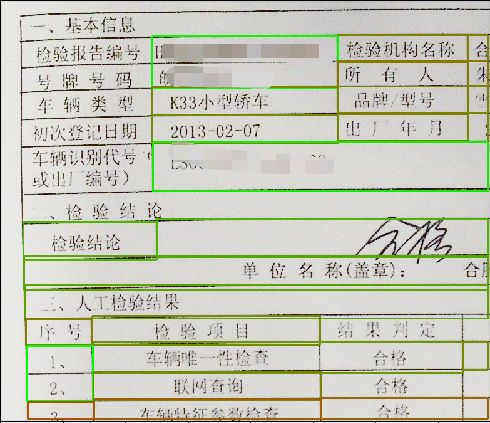
#> input picture images/1.jpg, 490 x 423 px
$ python -i formatcut.py   (imports and definitions only)   (older library calls are emulated)
#> lines starting #> are read from the running program, lines starting #| are printed output that depends on the picture; after the words box and inside, x2 and y2 are one past the last pixel; in counts of white or black regions, pixels touching at a corner belong together
#> further down, picture is the input picture: shape (423, 490, 3); mean B, G, R 186.3, 201.3, 198.6
# -*- coding: UTF-8 -*-
# import argparse
import numpy as np
import cv2
from matplotlib import pyplot as plt
# from dnn.main import text_ocr
# from config import scale_d,maxScale,TEXT_LINE_SCORE

def find_Table_Contours(src_img):
    src_img0 = cv2.cvtColor(src_img, cv2.COLOR_BGR2GRAY)
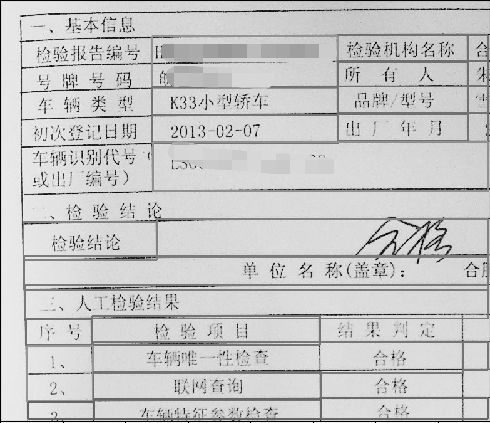
#> src_img0: shape (423, 490); min 0, max 255, mean 198.8
    src_img0 = cv2.GaussianBlur(src_img0, (3, 3), 0)
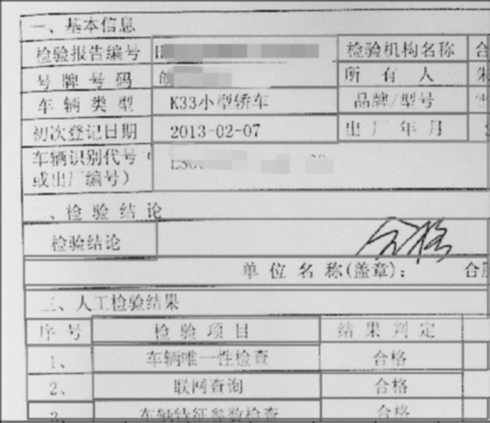
#> src_img0: shape (423, 490); min 26, max 236, mean 198.9
    src_img1 = cv2.bitwise_not(src_img0)
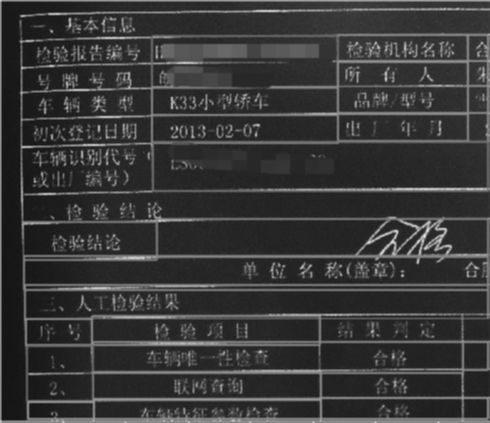
#> src_img1: shape (423, 490); min 19, max 229, mean 56.1
    AdaptiveThreshold = cv2.adaptiveThreshold(src_img1, 255, cv2.ADAPTIVE_THRESH_GAUSSIAN_C,
                                              cv2.THRESH_BINARY, 15,-2)
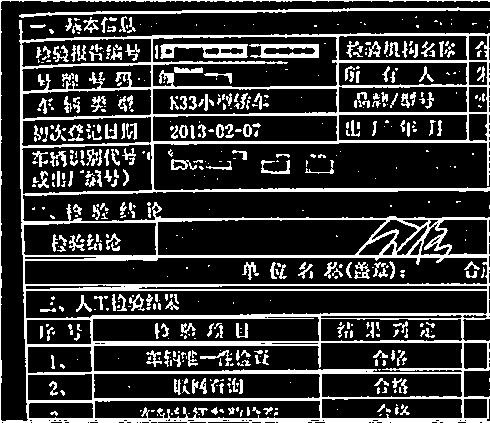
#> AdaptiveThreshold: shape (423, 490); 21.1% white; 536 white regions (295 under 20 px), largest, box (x1, y1, x2, y2) and area: (0, 0, 490, 423) 27741, (19, 7, 490, 18) 1380, (160, 44, 248, 59) 716
    horizontal = AdaptiveThreshold.copy()
    vertical = AdaptiveThreshold.copy()
    scale = 20

    # 水平线
    horizontalSize = int(horizontal.shape[1] / scale)
#> horizontalSize = 24
    horizontalStructure = cv2.getStructuringElement(cv2.MORPH_RECT, (horizontalSize, 1))
    horizontal = cv2.erode(horizontal, horizontalStructure)
#> horizontal: shape (423, 490); 9.6% white; 29 white regions (5 under 20 px), largest, box (x1, y1, x2, y2) and area: (35, 254, 490, 261) 1515, (0, 418, 490, 423) 1504, (37, 340, 490, 347) 1501
    horizontal = cv2.dilate(horizontal, horizontalStructure)
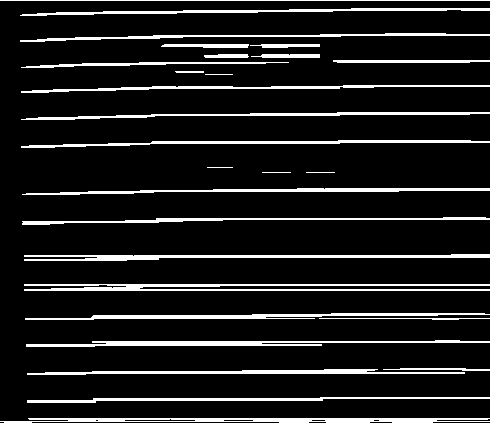
#> horizontal: shape (423, 490); 11.2% white; 28 white regions, largest, box (x1, y1, x2, y2) and area: (24, 284, 490, 291) 2097, (0, 418, 490, 423) 1803, (24, 254, 490, 261) 1675

    # 竖直线
    verticalsize = int(vertical.shape[0] / scale)
#> verticalsize = 21
    verticalStructure = cv2.getStructuringElement(cv2.MORPH_RECT, (1, verticalsize))
#> verticalStructure = 21 values from 1 to 1
    vertical = cv2.erode(vertical, verticalStructure, (-1, -1))
#> vertical: shape (423, 490); 1.3% white in thin lines or dots
    vertical = cv2.dilate(vertical, verticalStructure, (-1, -1))
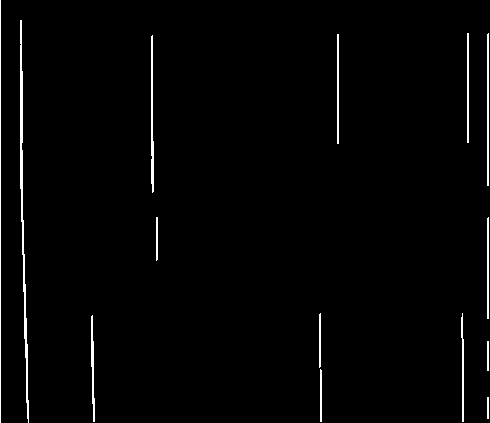
#> vertical: shape (423, 490); 1.7% white in thin lines or dots

    mask = horizontal + vertical
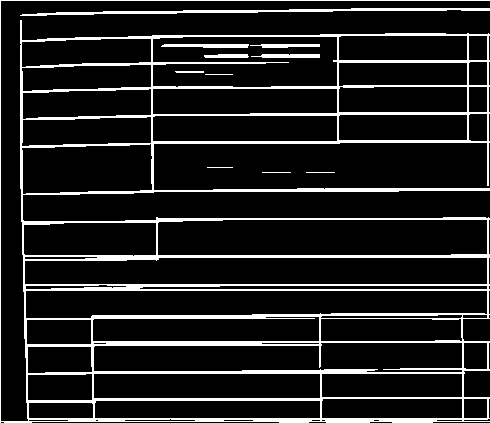
#> mask: shape (423, 490); min 0, max 255, mean 32.4
    return src_img,mask


# [222 lines left out: functions Get_Roi_Area, __Lie_loacl__, __Hang_loacl__, Form_Cutting, not called in this run]


# [5 lines of commented-out code are left out]

>>> import cv2
>>> picture = cv2.imread('images/1.jpg')
>>> result = find_Table_Contours(picture)

$ run again, on images/2.jpg
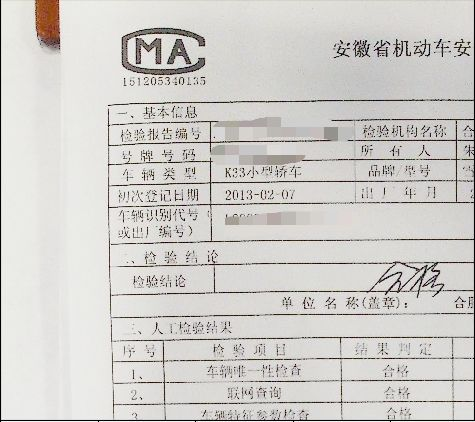
#> input picture images/2.jpg, 475 x 422 px
#> picture is the input picture: shape (422, 475, 3); mean B, G, R 202.5, 206.2, 208.4
#> in find_Table_Contours, `AdaptiveThreshold = cv2.adaptiveThreshold(src_img1, 255, cv2.ADAPTIVE_..`:
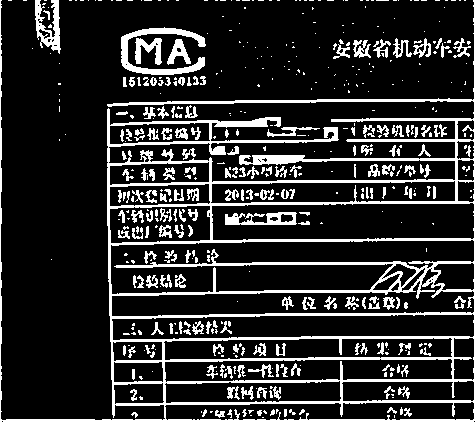
#> AdaptiveThreshold: shape (422, 475); 17.3% white; 504 white regions (310 under 20 px), largest, box (x1, y1, x2, y2) and area: (0, 0, 475, 422) 20631, (121, 27, 206, 75) 1209, (35, 0, 61, 54) 669
#> in find_Table_Contours, `mask = horizontal + vertical`:
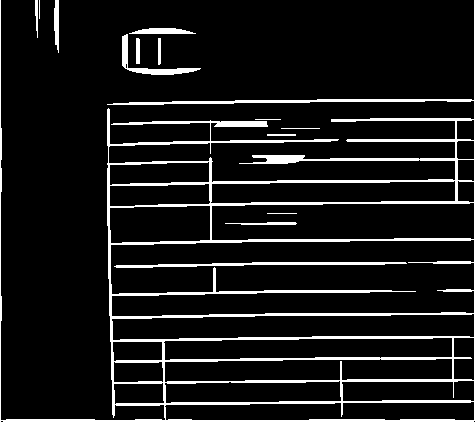
#> mask: shape (422, 475); min 0, max 255, mean 24.5

$ run again, on images/3.png
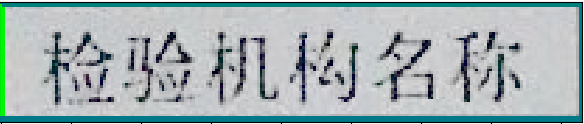
#> input picture images/3.png, 584 x 124 px
#> picture is the input picture: shape (124, 584, 3); mean B, G, R 179.1, 177.5, 163.6
#> in find_Table_Contours, `AdaptiveThreshold = cv2.adaptiveThreshold(src_img1, 255, cv2.ADAPTIVE_..`:
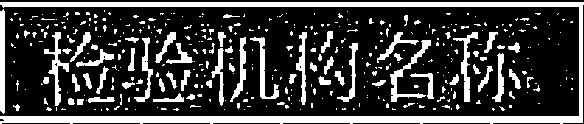
#> AdaptiveThreshold: shape (124, 584); 24.3% white; 390 white regions (319 under 20 px), largest, box (x1, y1, x2, y2) and area: (0, 2, 584, 124) 7451, (0, 9, 5, 114) 511, (390, 40, 431, 102) 508
#> in find_Table_Contours, `mask = horizontal + vertical`:
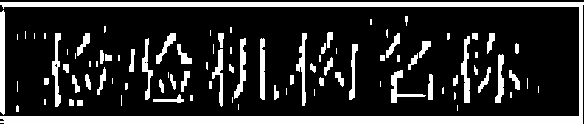
#> mask: shape (124, 584); min 0, max 255, mean 51.8
